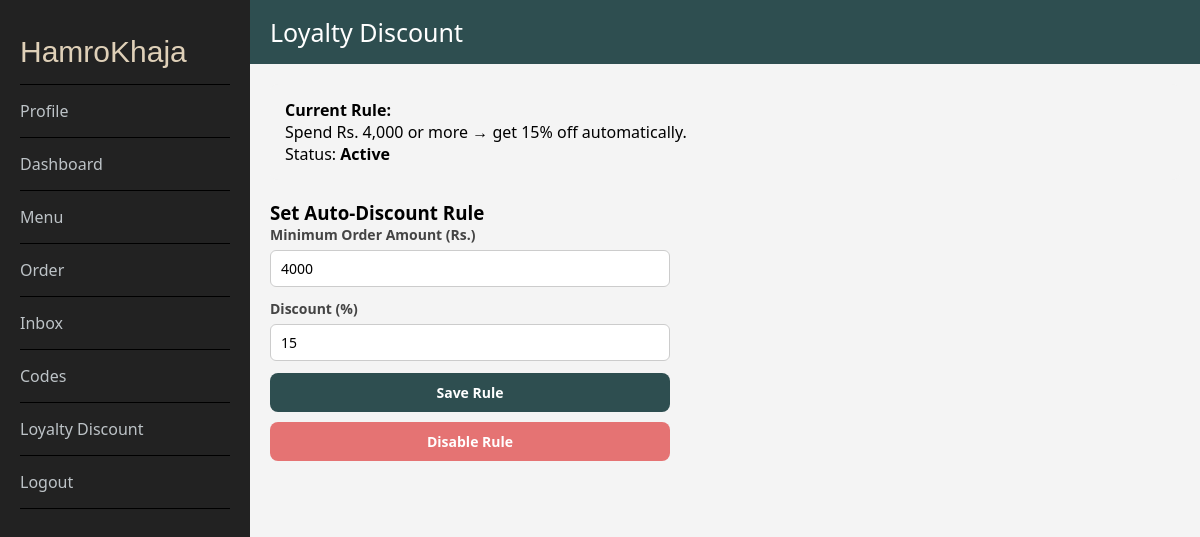
The page /restaurant/support/loyalty.php (signed in) on the database its author committed.
### tables this page shows
CREATE TABLE `loyalty_rules` (
  `id` int(11) NOT NULL,
  `restaurant_id` int(11) NOT NULL,
  `type` enum('amount','orders') NOT NULL,
  `threshold` int(11) NOT NULL,
  `discount` int(11) NOT NULL,
  `active` tinyint(1) NOT NULL DEFAULT 1
);

### restaurant/support/loyalty.php (the view, shortened to what this page needs)
<!DOCTYPE html>
<html lang="en">
<head>
    <link href="/food-ordering/restaurant/styles/style.css" rel="stylesheet" />
</head>
<body>
    <?php include '../sidebar.php'; ?>
    <div class="main-content">
        <div class="topbar">Loyalty Discount</div>
        <div class="content">
            <?php
            require_once('../../db/connection.php');
            $restaurant_id = $_SESSION['admin_id'];
            $stmt = $conn->prepare("SELECT threshold, discount, active FROM loyalty_rules WHERE restaurant_id = ? AND type = 'amount'");
            $stmt->bind_param("i", $restaurant_id);
            $stmt->execute();
            $rule = $stmt->get_result()->fetch_assoc();
            ?>
            <?php if ($rule): ?>
                <div class="current-rule">
                    <strong>Current Rule:</strong><br>
                    Spend Rs. <?= number_format($rule['threshold'], 0) ?> or more → get <?= $rule['discount'] ?>% off automatically.<br>
                    Status: <strong><?= $rule['active'] ? 'Active' : 'Disabled' ?></strong>
                </div>
            <?php endif; ?>
            <h3>Set Auto-Discount Rule</h3>
            <form method="POST">
                <label for="threshold">Minimum Order Amount (Rs.)</label>
                <input type="number" name="threshold" id="threshold" min="1" required value="<?= $rule ? $rule['threshold'] : '' ?>">
                <label for="discount">Discount (%)</label>
                <input type="number" name="discount" id="discount" min="1" max="100" required value="<?= $rule ? $rule['discount'] : '' ?>">
                <button type="submit" name="save_rule">Save Rule</button>
            </form>
            <?php if ($rule && $rule['active']): ?>
                <form method="POST" style="margin-top: 10px;">
                    <button type="submit" name="disable_rule" style="background-color:#e57373;" class="btn">Disable Rule</button>
                </form>
            <?php endif; ?>
        </div>
    </div>
</body>
</html>

### restaurant/styles/style.css (style rules this page uses)
* { box-sizing: border-box; margin: 0; padding: 0; font-family: "Segoe UI", sans-serif; }
body { display: flex; min-height: 100vh; background-color: #f4f4f4; }
.main-content { flex: 1; display: flex; flex-direction: column; }
.topbar { background-color: #2E4E50; color: white; padding: 15px 20px; font-size: 25px; font-weight: strong; }
.content { padding: 20px; }

### restaurant/support/loyalty.php (style rules this page uses)
form { font-size: 14px; max-width: 400px; }
form label { font-weight: 600; margin-bottom: 6px; display: block; color: #444; }
form input[type="number"] { font-size: 14px; padding: 8px 10px; margin-bottom: 12px; border: 1.5px solid #ccc; border-radius: 6px; outline: none; width: 100%; }
form button[type="submit"] { font-size: 14px; font-weight: 700; padding: 10px 0; background-color: #2E4E50; color: white; border: none; border-radius: 8px; cursor: pointer; width: 100%; }
.current-rule { background: #f4f4f4; padding: 15px; border-radius: 8px; margin-bottom: 20px; }

### rows shown on the page
loyalty_rules: threshold "4,000", discount "15", threshold "4000"
